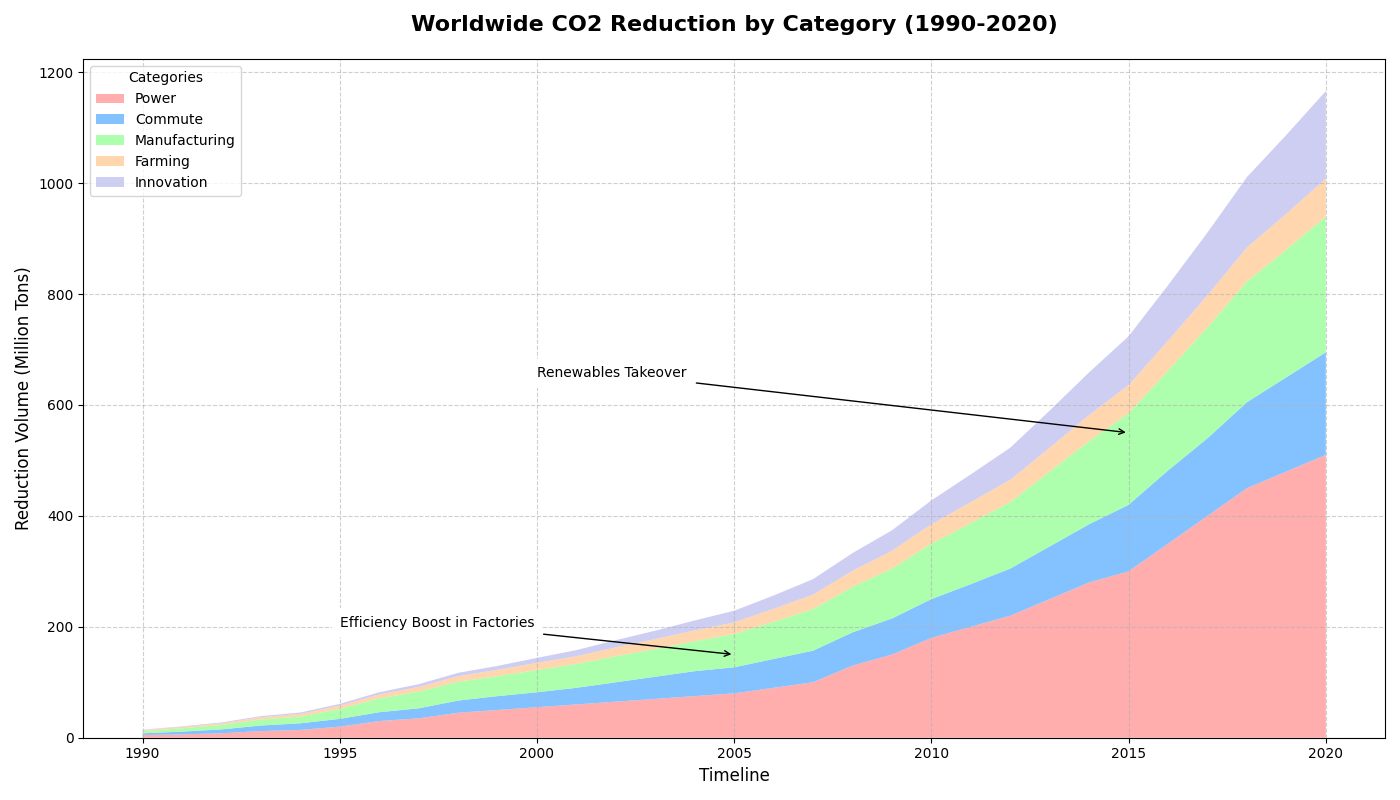

Recreate this plot in Python.
import matplotlib.pyplot as plt
import numpy as np

years = np.arange(1990, 2021)

energy = [5, 6, 8, 12, 14, 20, 30, 35, 45, 50, 55, 60, 65, 70, 75, 80, 90, 100, 130, 150, 180, 200, 220, 250, 280, 300, 
          350, 400, 450, 480, 510]
transport = [3, 5, 7, 10, 12, 14, 16, 18, 22, 25, 27, 30, 35, 40, 45, 47, 52, 57, 60, 65, 70, 77, 85, 95, 105, 120, 132, 
             140, 155, 170, 185]
industry = [4, 6, 8, 11, 12, 18, 25, 30, 34, 36, 40, 43, 47, 50, 54, 60, 67, 75, 82, 90, 100, 110, 120, 135, 150, 165,
            180, 200, 218, 230, 245]
agriculture = [2, 2.5, 3, 4, 5, 6, 7, 8.5, 10, 11.5, 13, 14, 16, 18, 19.5, 21, 23.5, 26, 29, 32, 35, 38, 40, 43, 47, 51,
               54, 58, 61, 65, 68]
technology = [0.5, 1, 1.5, 2, 2.5, 3, 4, 5, 6, 7, 9, 11, 13, 15, 18, 21, 24, 28, 32, 37, 43, 50, 58, 67, 77, 88, 100, 
              113, 127, 142, 158]

data = np.vstack([energy, transport, industry, agriculture, technology])

colors = ['#ff9999', '#66b3ff', '#99ff99', '#ffcc99', '#c2c2f0']

fig, ax = plt.subplots(figsize=(14, 8))
ax.stackplot(years, data, labels=['Power', 'Commute', 'Manufacturing', 'Farming', 'Innovation'], colors=colors, alpha=0.8)

ax.set_title('Worldwide CO2 Reduction by Category (1990-2020)', fontsize=16, fontweight='bold', pad=20)
ax.set_xlabel('Timeline', fontsize=12)
ax.set_ylabel('Reduction Volume (Million Tons)', fontsize=12)

ax.grid(linestyle='--', alpha=0.6)
ax.legend(loc='upper left', title='Categories', fontsize=10)

ax.annotate('Efficiency Boost in Factories', xy=(2005, 150), xytext=(1995, 200),
            arrowprops=dict(facecolor='black', arrowstyle='->'),
            fontsize=10, bbox=dict(facecolor='white', edgecolor='white', boxstyle='round,pad=0.5'))

ax.annotate('Renewables Takeover', xy=(2015, 550), xytext=(2000, 650),
            arrowprops=dict(facecolor='black', arrowstyle='->'),
            fontsize=10, bbox=dict(facecolor='white', edgecolor='white', boxstyle='round,pad=0.5'))

plt.tight_layout()
plt.show()
